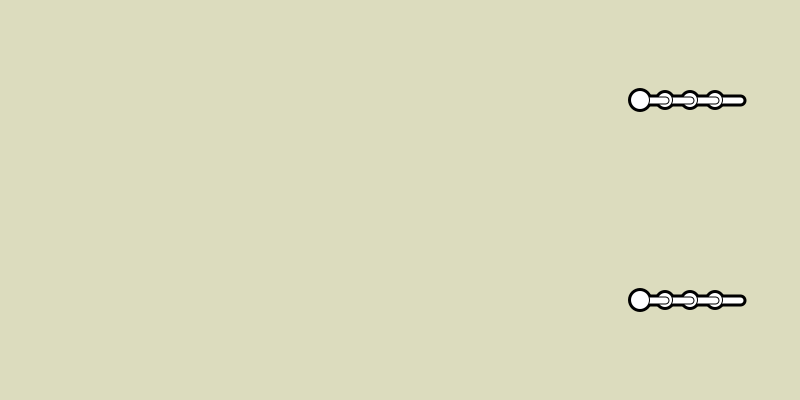
Frame 1 (no input)
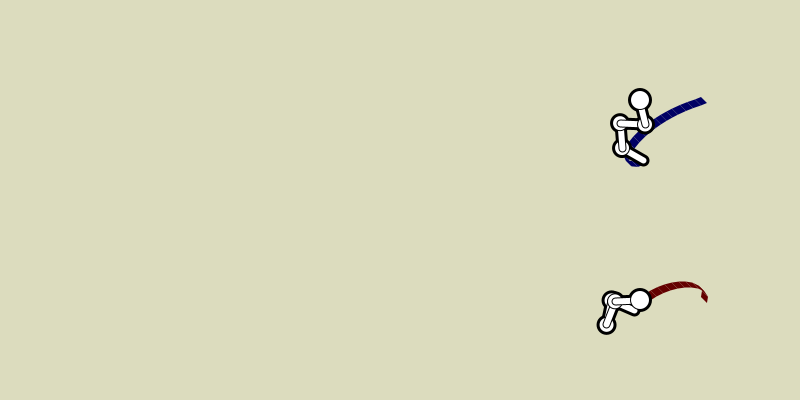
Frame 60 (the mouse pressed at the canvas centre just before this capture)
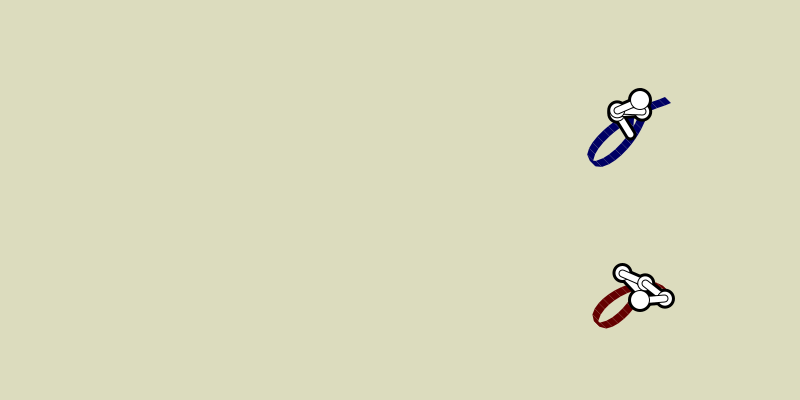
Frame 120 (the mouse held since frame 60 and released just before this capture)

The Processing sketch that drew these frames (run headless with seeded random() and noise(); from frame 60 on, the mouse is pressed at the canvas centre):

// Processing sketch: processing_38549
// ── processing_38549.pde

/* 
 This shows the mechanism driving my earlier Asemic Writing sketch.
  
 Only a subset of the original's features are supported. 
 
 Original is here:
 http://www.openprocessing.org/visuals/?visualID=36960

*/


Hand h,f;
int lastMillis;

void setup( )
{
  size( 800,400 );
  smooth();
  background(220,220,190);

  h = new Hand(50,1*height/4,4*6,0,  5.0,5.0,new Nib(3,color(0,0,100)),7,3,-2,19);
  f = new Hand(50,3*height/4,4*6,0,  5.0,5.0,new Nib(3,color(100,0,0)),-3,5,-7,23);
  lastMillis = millis();  
}

void draw( )
{
  int tmp = millis();
  float dt = (tmp-lastMillis)/1000.0;
  lastMillis = tmp;
  background(220,220,190);
  
  dt = min( dt,1/20.0);
    
  dt *= 1.5;
   h.update( dt );
   f.update( dt );
}
// -----------
class Hand
{
  Pen pen;
  int na;
  Arm []a;
  float xpos ;
  float ypos ;
  float vx,vy;
  float sx,sy;
  float px,py;


  Hand( float xi, float yi, float vxi, float vyi, float sxi, float syi,Pen peni,
         int a1,int a2, int a3, int a4 )
  {
    pen = peni;
    
    na = 4;
    a = new Arm[na];

    a[0] = new Arm( 5,0,2*PI/a1);
    a[1] = new Arm( 5,0,2*PI/a2);
    a[2] = new Arm( 5,0,2*PI/a3);
    a[3] = new Arm( 5,0,2*PI/a4);
  
    xpos = xi;
    ypos = yi;
    vx = vxi;
    vy = vyi;
    sx = sxi;
    sy = syi;
  }
  
  void update( float dt )
  {
  int i,j;
   float rx = 1;
   float ry = 0;
   float l = dist(0,0,vx,vy);
   if( l!=0)
   { 
     rx = vx/l;
     ry = vy/l;
   }


    for(i=0; i<na;i++)
    {
      a[i].update(dt);
    }
    
    float [] ax = new float[na];
    float [] ay = new float[na];
    float x = 0;
    float y = 0;
    for( i=0; i<na; i++)
    {
      x += cos(a[i].a)*a[i].l;
      y += sin(a[i].a)*a[i].l;
      ax[i] = xpos + x*sx;
      ay[i] = ypos + y*sy;
    }

    pushMatrix();
    translate( width*0.8-xpos,0);
    x *= sx;
    y *= sy;
    float xp = xpos + x*rx - y*ry;
    float yp = ypos + y*rx + x*ry;
    pen.drawTo( xp,yp);
    pen.render();

    // draw machine [
    fill(0);
    noStroke();
    for( i=na-1; i>=0; i--)
    {
     noStroke();
        fill(0);
      if( i<na-1)
        ellipse(ax[i],ay[i],20,20);
      else
        ellipse(xpos,ypos,24,24);
      stroke(0);
      strokeWeight(12);
      if( i>0 )
        line(ax[i-1],ay[i-1],ax[i],ay[i]);
      else
        line(xpos,ypos,ax[i],ay[i]);
     }

    for( i=na-1; i>=0; i--)
    {
      noStroke();
      if( i<na-1)
      {
        fill(0);
        ellipse(ax[i],ay[i],16,16);
        fill(255);
        ellipse(ax[i],ay[i],14,14);
      }
      stroke(0);
      strokeWeight(8);
      if( i>0 )
        line(ax[i-1],ay[i-1],ax[i],ay[i]);
      else
        line(xpos,ypos,ax[i],ay[i]);
      stroke(255);
      strokeWeight(6);
      if( i>0 )
        line(ax[i-1],ay[i-1],ax[i],ay[i]);
      else
        line(xpos,ypos,ax[i],ay[i]);
  
      if(i==0)
      {
        noStroke();
        fill(0);
        ellipse(xpos,ypos,20,20);
        fill(255);
        ellipse(xpos,ypos,18,18);
      }


    }
    // ] machine
    popMatrix();
    
    xpos += dt*vx;
    ypos += dt*vy;

    if( false && xpos >width )
    {
      xpos = 0;
      ypos += height*3/9;
      pen.first = true;
    }
    
  }
  
}
// -----------
class Arm
{
  float l;
  float a;
  float w;
  
  Arm( float li, float ai, float wi )
  {
    l = li;
    a = ai;
    w = wi;
  }
  
  void update( float dt )
  {
    a += w*dt;
    if( a>PI ) a -= 2*PI;
    if( a<-PI ) a+= 2*PI;
  }
}

// -----------
class Pen
{
  boolean first;
  float px,py;
  float sz;
  color c;
  
  Pen( )
  {
    first = true;
    sz = 1.0;
    c = color(0,0,0);
  }
  
  Pen( float szi, color ci )
  {
    first = true;
    sz = szi;
    c = ci;
  }
  void drawTo( float x, float y )
  {
    if( first )
    {
      px = x;
      py = y;
      first = false;
      return;
    }
    if( dist(px,py,x,y) <2 )
      return;
    stroke(c);
    strokeWeight(sz);
    line( px,py,x,y);
    px = x;
    py = y;
  }
  
  void render()
  {
  }
}

// -----------
int maxq = 500;
class Nib extends Pen
{
  int nq;
  float[][] xq;
  float[][] yq;
  
  Nib( float szi, color ci )
  {
    nq = 0;
    xq = new float[maxq][4];
    yq = new float[maxq][4];
    first = true;
    sz = szi;
    c = ci;

  }
  void drawTo( float x, float y )
  {
    if( first )
    {
      px = x;
      py = y;
      first = false;
      return;
    }
    if( dist(px,py,x,y) <6 )
      return;

    if( nq>=maxq )
    {
      int discard = 100;
      nq -= discard;
      for(int j=0; j<nq; j++)
      {
        for(int i=0; i<4;i++)
        {
          xq[j][i] = xq[j+discard][i];
          yq[j][i] = yq[j+discard][i]; 
        }
      }
    }
    
    xq[nq][0]=px-sz;yq[nq][0]=py-sz;
    xq[nq][1]=x-sz;yq[nq][1]=y-sz;
    xq[nq][2]=x+sz;yq[nq][2]=y+sz;
    xq[nq][3]=px+sz;yq[nq][3]=py+sz;

    ++nq;
    px = x;
    py = y;
  }
  
  void render( )
  {
    int i;
    for( i=0; i<nq; i++)
    {
      fill(c);
      noStroke();
      quad( xq[i][0],yq[i][0], 
          xq[i][1],yq[i][1],
          xq[i][2],yq[i][2],
          xq[i][3],yq[i][3]);
    }
  }
}
